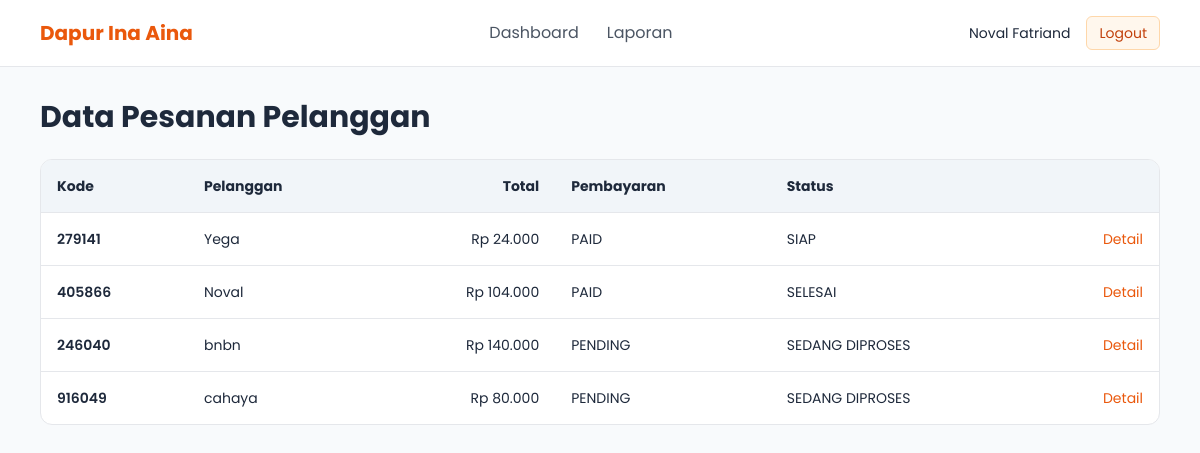
The page /admin/pesanan.php (signed in) on the database its author committed.
### tables this page shows
CREATE TABLE `pesanan` (
  `uuid_pesanan` char(36) NOT NULL DEFAULT (uuid()),
  `kode_pesanan` int NOT NULL,
  `nama_customer` varchar(50) NOT NULL,
  `telfon_customer` varchar(16) NOT NULL,
  `total` decimal(10,2) NOT NULL,
  `status_pembayaran` enum('PENDING','PAID') NOT NULL DEFAULT 'PENDING',
  `status_pesanan` enum('SEDANG DIPROSES','SIAP','SELESAI') NOT NULL DEFAULT 'SEDANG DIPROSES',
  `created_at` datetime DEFAULT CURRENT_TIMESTAMP,
  `paid_at` datetime DEFAULT NULL,
  `updated_at` datetime DEFAULT CURRENT_TIMESTAMP ON UPDATE CURRENT_TIMESTAMP
);

### admin/pesanan.php (the view, shortened to what this page needs)
<?php
require_once "../config/database.php";
$orders = $connection->query(
    "SELECT * FROM pesanan ORDER BY created_at DESC"
);
?>
<?php $pageTitle = "Pesanan"; include "../includes/header.php"; ?>
<h1 class="text-3xl font-bold mb-6">Data Pesanan Pelanggan</h1>
<div class="bg-white border rounded-xl overflow-hidden">
    <div class="overflow-x-auto">
        <table class="w-full text-sm">
            <thead class="bg-slate-100">
                <tr>
                    <th class="text-left p-4">Kode</th>
                    <th class="text-left p-4">Pelanggan</th>
                    <th class="text-right p-4">Total</th>
                    <th class="text-left p-4">Pembayaran</th>
                    <th class="text-left p-4">Status</th>
                    <th class="p-4"></th>
                </tr>
            </thead>
            <tbody>
            <?php while ($order = $orders->fetch_assoc()): ?>
                <tr class="border-t">
                    <td class="p-4 font-semibold"><?= (int)$order["kode_pesanan"] ?></td>
                    <td class="p-4"><?= htmlspecialchars($order["nama_customer"]) ?></td>
                    <td class="p-4 text-right">Rp <?= number_format($order["total"], 0, ",", ".") ?></td>
                    <td class="p-4"><?= htmlspecialchars($order["status_pembayaran"]) ?></td>
                    <td class="p-4"><?= htmlspecialchars($order["status_pesanan"]) ?></td>
                    <td class="p-4 text-right"><a class="text-orange-600" href="?kode=<?= (int)$order["kode_pesanan"] ?>">Detail</a></td>
                </tr>
            <?php endwhile; ?>
            </tbody>
        </table>
    </div>
</div>
<?php include "../includes/footer.php"; ?>

### rows shown on the page
pesanan: kode_pesanan "279141", nama_customer "Yega", total "24.000", status_pembayaran "PAID", status_pesanan "SIAP"
pesanan: kode_pesanan "405866", nama_customer "Noval", total "104.000", status_pembayaran "PAID", status_pesanan "SELESAI"
pesanan: kode_pesanan "246040", nama_customer "bnbn", total "140.000", status_pembayaran "PENDING", status_pesanan "SEDANG DIPROSES"
pesanan: kode_pesanan "916049", nama_customer "cahaya", total "80.000", status_pembayaran "PENDING", status_pesanan "SEDANG DIPROSES"

### other values the page prints
$_SESSION["user"]["nama"] "Noval Fatriand"
